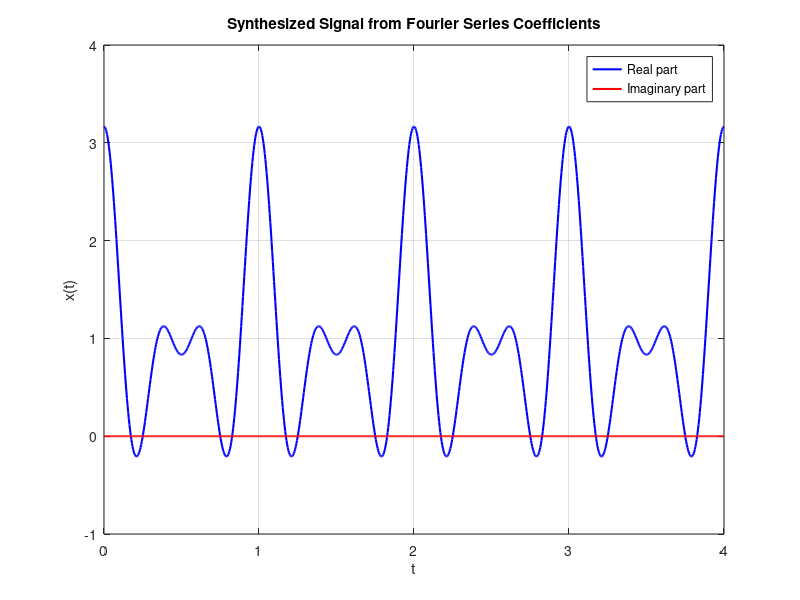

Source code (MATLAB):
% Fourier Series coefficients
C0 = 1;
C1 = 1/4;
C2 = 1/2;
C3 = 1/3;
 
% Fundamental frequency (you can adjust this as needed)
omega_0 = 2*pi; % For simplicity, using 2*pi as fundamental frequency
 
% Time vector for synthesis
t = linspace(0, 4, 1000); % Adjust time range as needed
 
% Synthesize the signal
x_t = C0;
x_t = x_t + C1 * exp(1j * 1 * omega_0 * t) + conj(C1) * exp(-1j * 1 * omega_0 * t);
x_t = x_t + C2 * exp(1j * 2 * omega_0 * t) + conj(C2) * exp(-1j * 2 * omega_0 * t);
x_t = x_t + C3 * exp(1j * 3 * omega_0 * t) + conj(C3) * exp(-1j * 3 * omega_0 * t);
 
% Plot the synthesized signal
figure;
plot(t, real(x_t), 'b', 'LineWidth', 1.5);
hold on;
plot(t, imag(x_t), 'r', 'LineWidth', 1.5);
hold off;
title('Synthesized Signal from Fourier Series Coefficients');
xlabel('t');
ylabel('x(t)');
legend('Real part', 'Imaginary part');
grid on;
